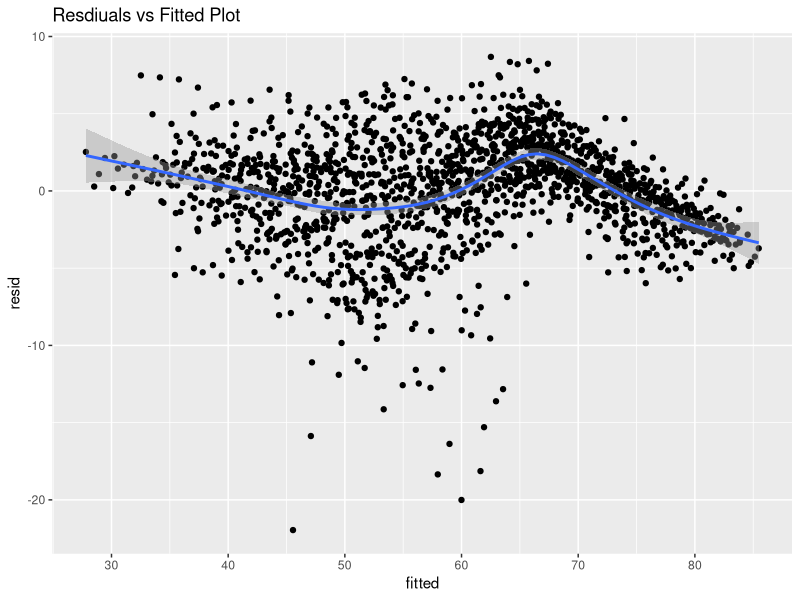

Write R code to recreate this figure.
library(ggplot2)
country <- read.csv("hw7.csv")

p <- qplot(fitted, resid, geom = c("point", "smooth"),data=country, main = "Resdiuals vs Fitted Plot")
ggsave("hw7.png", p)